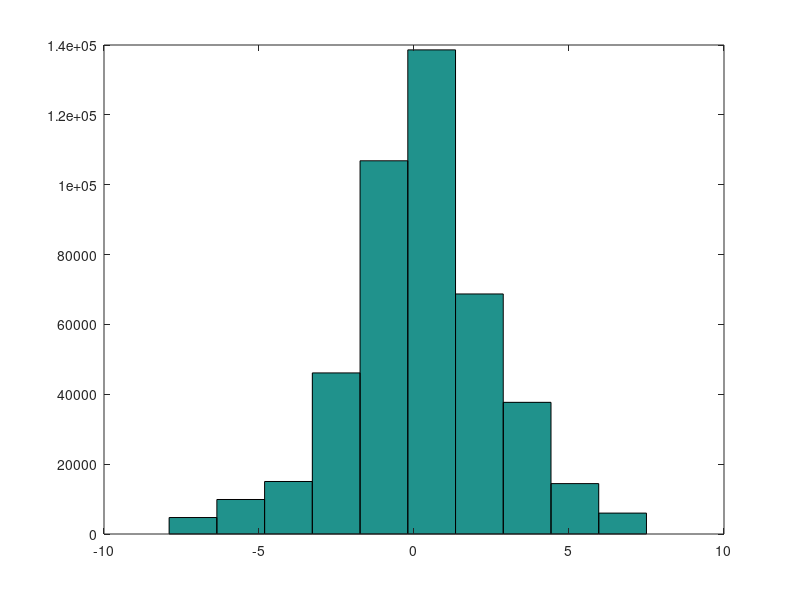

This chart was generated by the following MATLAB code:
% Author Manu
%Part E
x1=rand(11000,1);
y1=-3*x1-0.2;
x2=rand(40000,1);
y2=2*x2+0.4;
x3=rand(20000,1);
y3=-2.9*x3-0.9;
x4=rand(40000,1);
y4=4*x4+0.3;
x5=rand(20000,1);
y5=6*x5-0.7;
x6=rand(6000,1);
y6=4.3*x6+0.6;
x7=rand(7000,1);
y7=-4.3*x7+0.6;
x8=rand(15000,1);
y8=2.8*x8+0.8;
x9=rand(15000,1);
y9=-2.2*x9+0.9;
x10=rand(9000,1);
y10=3.3*x10+0.1;
x11=rand(6000,1);
y11=-3.3*x11+0.35;
x12=rand(95000,1);
y12=-0.9*x12+0.35;
x13=rand(50000,1);
y13=-3*x13+0.35;
x14=rand(5000,1);
y14=2*x14+0.1;
x15=rand(22000,1);
y15=-6*x15-0.2;
x16=rand(22000,1);
y16=6*x16+0.4;
x17=rand(22000,1);
y17=-7*x17-0.9;
x18=rand(21000,1);
y18=7*x18+0.3;
x19=rand(21000,1);
y19=x5-0.7;
x20=rand(2050,1);
y20=6.9*x20+0.6;
  
z=[y1;y2;y3;y4;y5;y6;y7;y8;y9;y10;y11;y12;y13;y14;y15;y16;y17;y18;y19;y20];
hist(z)
 
